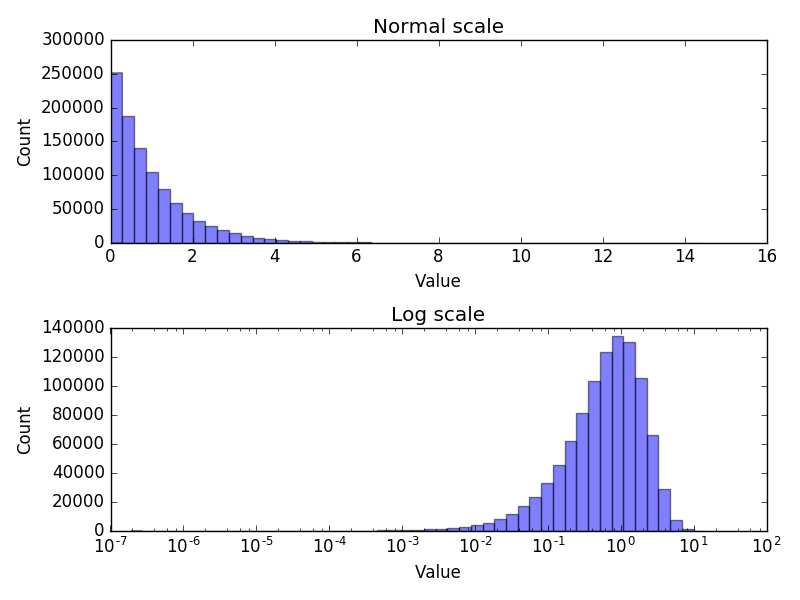

This chart was generated by the following Python code:
#!/usr/bin/env python3
# -*- coding: utf-8 -*-

"""
Make a histogram using a logarithmic scale on X axis

See:

- http://stackoverflow.com/questions/6855710/how-to-have-logarithmic-bins-in-a-python-histogram
"""

import numpy as np
import matplotlib.pyplot as plt

# SETUP #######################################################################

# histtype : [‘bar’ | ‘barstacked’ | ‘step’ | ‘stepfilled’]
HIST_TYPE='bar'
ALPHA=0.5

# MAKE DATA ###################################################################

data = np.random.exponential(size=1000000)
#data = np.abs(np.random.normal(size=1000000) * 10000.)
#data = np.random.chisquare(10, size=1000000)

# INIT FIGURE #################################################################

fig = plt.figure(figsize=(8.0, 6.0))

# AX1 #########################################################################

ax1 = fig.add_subplot(211)

res_tuple = ax1.hist(data,
                     bins=50,
                     histtype=HIST_TYPE,
                     alpha=ALPHA)

ax1.set_title("Normal scale")
ax1.set_xlabel("Value")
ax1.set_ylabel("Count")

# AX2 #########################################################################

ax2 = fig.add_subplot(212)

vmin = np.log10(data.min())
vmax = np.log10(data.max())
bins = np.logspace(vmin, vmax, 50)  # <- make a range from 10**vmin to 10**vmax

print(bins)

res_tuple = ax2.hist(data,
                     bins=bins,
                     histtype=HIST_TYPE,
                     alpha=ALPHA)

ax2.set_xscale("log")               # <- Activate log scale on X axis

ax2.set_title("Log scale")
ax2.set_xlabel("Value")
ax2.set_ylabel("Count")

# SHOW AND SAVE FILE ##########################################################

plt.tight_layout()

plt.savefig("hist_logscale_x.png")
plt.show()
